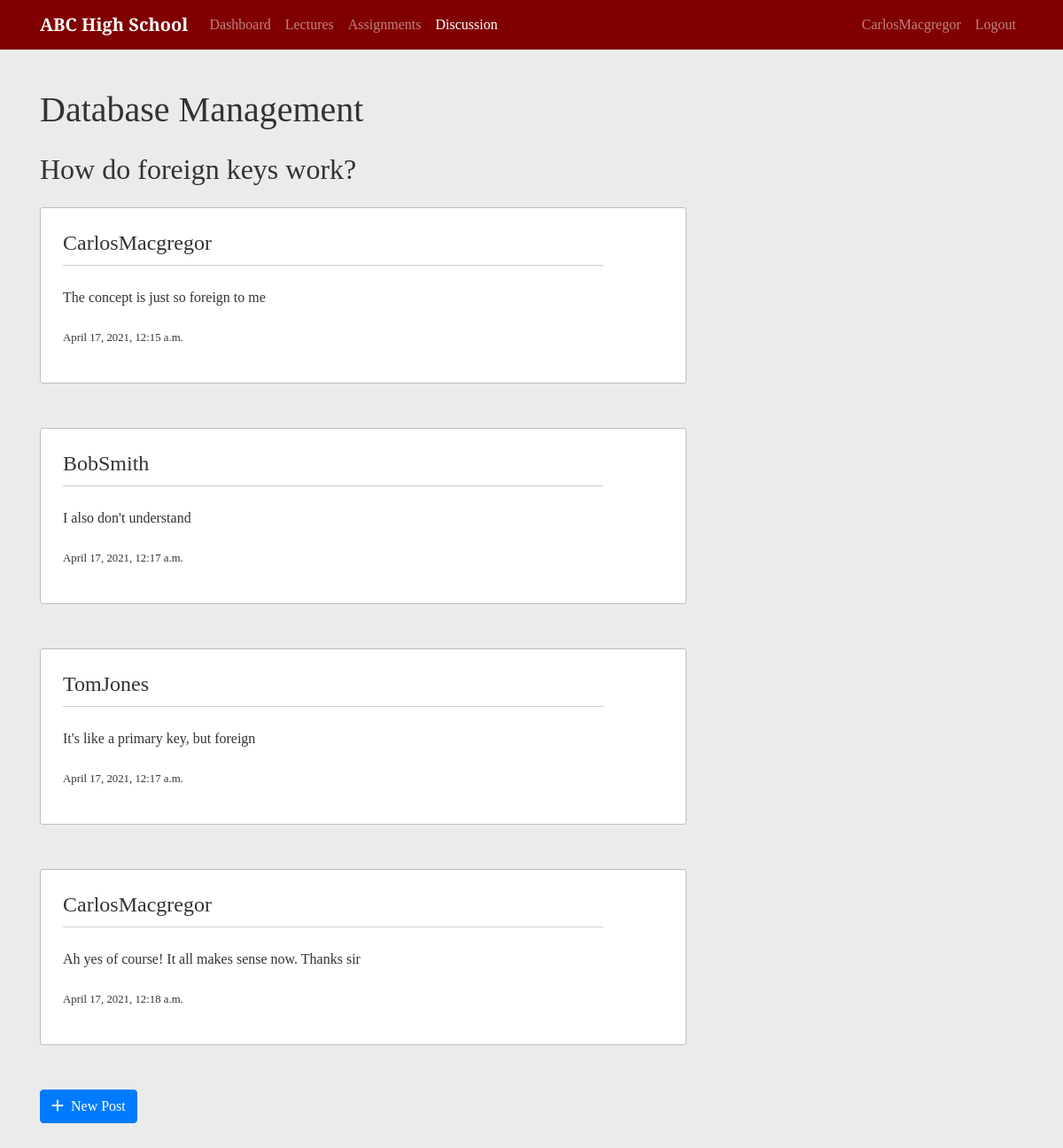
The app's page /course/1/discussions/3/ (signed in) with its own data.
### school/models.py (models this page shows, shortened)
class Course(models.Model):
    ONE = '1'
    TWO = '2'
    THREE = '3'
    FOUR = '4'
    FIVE = '5'
    SIX = '6'
    TIME_CHOICES = [
        (ONE, 'Period 1'),
        (TWO, 'Period 2'),
        (THREE, 'Period 3'),
        (FOUR, 'Period 4'),
        (FIVE, 'Period 5'),
        (SIX, 'Period 6')
    ]
    MONDAY = 'MO'
    TUESDAY = 'TU'
    WEDNESDAY = 'WE'
    THURSDAY = 'TH'
    FRIDAY = 'FR'
    DAY_CHOICES = [
        (MONDAY, 'Monday'),
        (TUESDAY, 'Tuesday'),
        (WEDNESDAY, 'Wednesday'),
        (THURSDAY, 'Thursday'),
        (FRIDAY, 'Friday')
    ]
    course_name = models.CharField(max_length=255)
    instructor = models.ForeignKey(Instructor, null=True, on_delete=models.SET_NULL)
    time = models.CharField(max_length=1, blank=True, choices=TIME_CHOICES)
    day = models.CharField(max_length=2, blank=True, choices=DAY_CHOICES)

### forum/models.py (models this page shows, shortened)
class DiscussionThread(models.Model):
    title = models.CharField(max_length=255)
    course = models.ForeignKey(Course, on_delete=models.CASCADE)
    creation_date_time = models.DateTimeField(default=timezone.now)
    author = models.ForeignKey(User, null=True, on_delete=models.SET_NULL)

class DiscussionPost(models.Model):
    thread = models.ForeignKey(DiscussionThread, on_delete=models.CASCADE)
    creation_date_time = models.DateTimeField(default=timezone.now)
    author = models.ForeignKey(User, null=True, on_delete=models.SET_NULL)
    content = models.TextField()

### forum/views.py (the view, shortened to what this page needs)
# urls.py: path('course/<int:course_id>/discussions/<int:pk>/', DiscussionPostListView.as_view(), name='post-list'),
class DiscussionPostListView(LoginRequiredMixin, UserPassesTestMixin, ListView):
    model = DiscussionPost
    template_name = 'forum/post_list.html'
    context_object_name = 'posts'
    def get_queryset(self):
        queryset = {}
        course = get_object_or_404(Course, id=self.kwargs.get('course_id'))
        thread = get_object_or_404(DiscussionThread, id=self.kwargs.get('pk'), course=course)
        queryset['post_list']= DiscussionPost.objects.filter(thread=thread).order_by('creation_date_time')
        queryset['course'] = course
        queryset['thread'] = thread
        return queryset
    def test_func(self):
        user = self.request.user
        student = Student.objects.filter(user=user).first()
        course_id = self.kwargs.get('course_id')
        course = get_object_or_404(Course, id=self.kwargs.get('course_id'))
        if student:
            if EnrolledIn.objects.filter(student=student, course=course_id).exists():
                return True
            if AssistsIn.objects.filter(student=student, course=course_id).exists():
                return True

### forum/templates/forum/post_list.html (shortened to what this page needs)
{% extends "school/course.html" %}
{% block content %}
<h1 class="mb-4">{{ posts.course.course_name }}</h1>
  {% if not posts.post_list %}
    <p class="lead">There are no posts yet</p>
  {% else %}
    <h2 class="mb-4">{{ posts.thread.title }}</h2>
    {% for post in posts.post_list %}
      <article class="content-section">
        <h4 class="content-title">{{ post.author }}</h4>
        <p>
          <span class="data-content">{{ post.content }}</span>
        </p>
        <small>
          <p class="mt-4">{{ post.creation_date_time }}</p>
        </small>
      </article>
    {% endfor %}
  {% endif %}
  <a class="btn btn-primary" href="{% url 'create-post' view.kwargs.course_id view.kwargs.pk %}"><i class="fas fa-plus mr-2"></i>New Post</a>
{% endblock content %}

### school/templates/school/base.html (shortened to what this page needs)
{% load static %}
<!DOCTYPE html>
<html lang="en">
  <head>
    <link rel="stylesheet" href="https://stackpath.bootstrapcdn.com/bootstrap/4.3.1/css/bootstrap.min.css">
    <link rel="stylesheet" href="https://cdnjs.cloudflare.com/ajax/libs/datepicker/0.6.5/datepicker.min.css" />
    <link rel="stylesheet" href="{% static 'school/main.css' %}">
  </head>
  <body>
    <nav class="navbar navbar-expand-md navbar-dark fixed-top">
      <div class="container">
        <a class="navbar-brand" href="/">ABC High School</a>
        <div class="collapse navbar-collapse" id="navbarCollapse">
          <div class="navbar-nav mr-auto">
            {% if user.is_authenticated %}
              <a class="nav-item nav-link {% if request.resolver_match.url_name == 'user-dashboard' %}active{% endif %}" href="{% url 'home' %}">Dashboard</a>
            {% else %}
              <a class="nav-item nav-link {% if request.resolver_match.url_name == 'home' %}active{% endif %}" href="{% url 'home' %}">Home</a>
            {% endif %}
            {% block course_links %}{% endblock course_links %}
          </div>
          <div class="navbar-nav">
            {% if user.is_authenticated %}
              <a class="nav-item nav-link {% if request.resolver_match.url_name == 'profile' and user.username == kwargs.username %}active{% endif %}" href="{% url 'profile' user.username %}">{{ user }}</a>
              <a class="nav-item nav-link" href="{% url 'logout' %}">Logout</a>
            {% else %}
              <a class="nav-item nav-link {% if request.resolver_match.url_name == 'login' %}active{% endif %}" href="{% url 'login' %}">Sign In</a>
            {% endif %}
          </div>
        </div>
      </div>
    </nav>
    <div class="container main-body">
      {% block display %}{% endblock display %}
    </div>
  </body>
</html>

### school/static/school/main.css (style rules this page uses)
body { background: #ebebeb; color: #333333; margin-top: 5rem; font-family: 'Arvo', serif; }
.navbar { background-color: #800000; }
.navbar-brand { font-weight: 700; }
.main-body { margin-top: 100px; margin-bottom: 60px; }
.content-section { background-color:#ffffff; border: 1px solid #bebebe; border-radius: 3px; padding: 25px; margin-bottom: 50px; }
.content-title { border-bottom: 1px solid #cfcfcf; padding-bottom: 10px; margin-bottom: 24px; width: 90%; }
.data-content { display: inline-block; }

### records on screen
Course: course.course_name "Database Management"
DiscussionThread: thread "How do foreign keys work?"
DiscussionPost: author "CarlosMacgregor", content "The concept is just so foreign to me", creation_date_time "April 17, 2021, 12:15 a.m."
DiscussionPost: author "BobSmith", content "I also don't understand", creation_date_time "April 17, 2021, 12:17 a.m."
DiscussionPost: author "TomJones", content "It's like a primary key, but foreign", creation_date_time "April 17, 2021, 12:17 a.m."
DiscussionPost: author "CarlosMacgregor", content "Ah yes of course! It all makes sense now. Thanks sir", creation_date_time "April 17, 2021, 12:18 a.m."

### other values on screen
{{ user }} "CarlosMacgregor"
